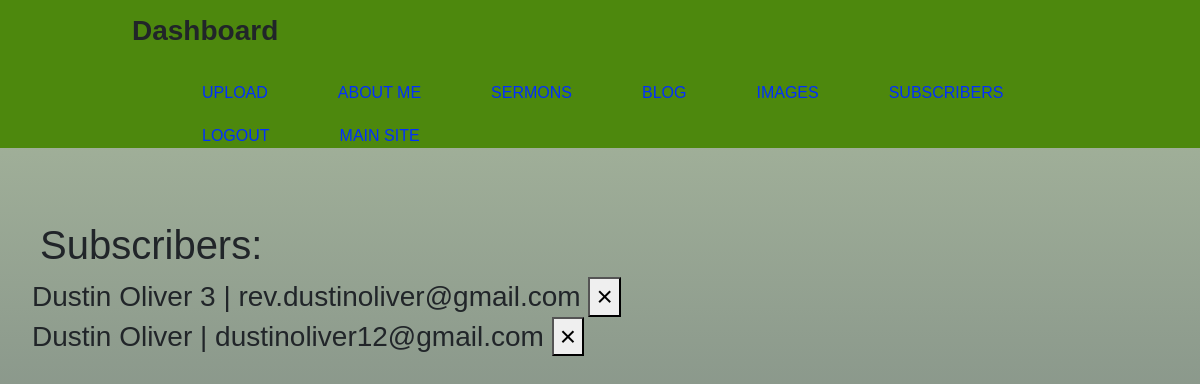
Before: /dash-subscribers (signed in) with the older database file.
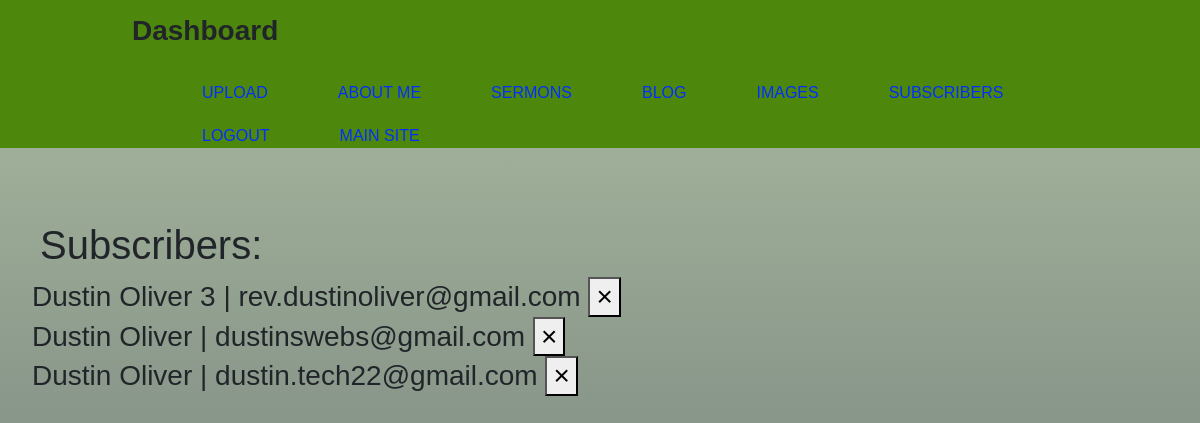
After: the same page with the newer database file.
### website/models.py (models this page shows, shortened)
class Subscribers(db.Model):
    id = db.Column(db.Integer, primary_key=True)
    first_name = db.Column(db.String(200), nullable=False)
    last_name = db.Column(db.String(200), nullable=False)
    email = db.Column(db.String(200), nullable=False, unique=True)
    date_created = db.Column(db.DateTime, default=func.now())

### website/auth.py (the view)
@auth.route('/dash-subscribers', methods=['GET', 'POST'])
@login_required
def dash_subscribers():
    title = "Dash Subscribers"
    subscriber_list = Subscribers.query.order_by(Subscribers.id)
    return render_template('dash_subscribers.html', title=title, subscriber_list=subscriber_list)

### website/templates/dash_subscribers.html
{% extends 'dash_base.html' %} {% block title %} {{title}} {% endblock %} {% block content %}
<h1>Subscribers:</h1>
<h3>
    <ol>
        {% for subscriber in subscriber_list %}
        <li class="list-group-item">{{ subscriber.first_name + " " + subscriber.last_name + " | " + subscriber.email }}
            <button type="button" class="close" onClick="deleteSubscribers({{ subscriber.id }})">
                <span aria-hidden="true">&times;</span>
            </button>
        </li>
        {% endfor %}
    </ol>
</h3>
{% endblock %}

Changed rows visible on the page:
removed Subscribers: first_name+last_name+email "Dustin Oliver | dustinoliver12@gmail.com"
added Subscribers: first_name+last_name+email "Dustin Oliver | dustinswebs@gmail.com"
added Subscribers: first_name+last_name+email "Dustin Oliver | dustin.tech22@gmail.com"
